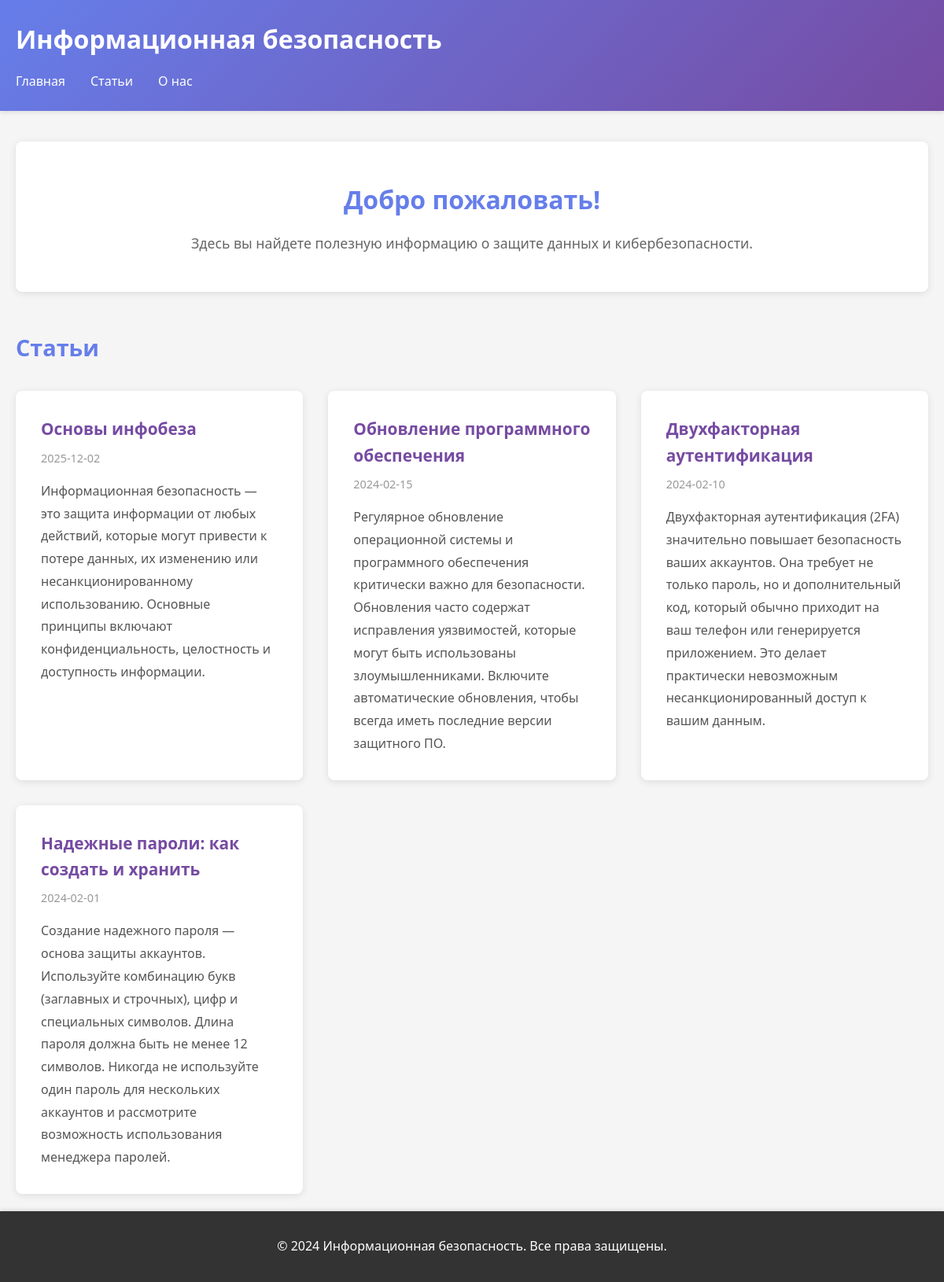
The page / on the database its author committed.
### tables this page shows
CREATE TABLE articles (
            id INTEGER PRIMARY KEY AUTOINCREMENT,
            title TEXT NOT NULL,
            content TEXT NOT NULL,
            date TEXT NOT NULL
        );

### app.py (the view)
@app.route('/')
def index():
    conn = get_db()
    articles = conn.execute('SELECT * FROM articles ORDER BY date DESC').fetchall()
    conn.close()
    articles_list = [dict(article) for article in articles]
    return render_template('index.html', articles=articles_list)

### app.py (called while the page is built)
@app.before_request
def force_https():
    cert_file = 'ssl/cert.pem'
    key_file = 'ssl/key.pem'
    if os.path.exists(cert_file) and os.path.exists(key_file):
        if request.url.startswith('http://'):
            url = request.url.replace('http://', 'https://', 1)
            return redirect(url, code=301)

@app.after_request
def add_security_headers(response):
    cert_file = 'ssl/cert.pem'
    key_file = 'ssl/key.pem'
    if os.path.exists(cert_file) and os.path.exists(key_file):
        response.headers['Strict-Transport-Security'] = 'max-age=31536000; includeSubDomains'
    response.headers['X-Content-Type-Options'] = 'nosniff'
    response.headers['X-XSS-Protection'] = '1; mode=block'
    response.headers['X-Frame-Options'] = 'SAMEORIGIN'
    return response

def get_db():
    conn = sqlite3.connect(DATABASE)
    conn.row_factory = sqlite3.Row
    return conn

### templates/index.html (shortened to what this page needs)
{% extends "base.html" %}
{% block content %}
<section class="hero">
    <h2>Добро пожаловать!</h2>
    <p>Здесь вы найдете полезную информацию о защите данных и кибербезопасности.</p>
</section>
<section id="articles" class="articles">
    <h2>Статьи</h2>
    <div class="articles-grid">
        {% for article in articles %}
        <article class="article-card">
            <a href="{{ url_for('article', article_id=article.id) }}" class="article-link">
                <h3>{{ article.title }}</h3>
                <p class="article-date">{{ article.date }}</p>
                <p class="article-content">{{ article.content }}</p>
            </a>
        </article>
        {% endfor %}
    </div>
</section>
{% endblock %}

### templates/base.html (shortened to what this page needs)
<!DOCTYPE html>
<html lang="ru">
<head>
    <link rel="stylesheet" href="{{ url_for('static', filename='css/style.css') }}">
</head>
<body>
    <header>
        <div class="container">
            <h1>Информационная безопасность</h1>
            <nav>
                <ul>
                    <li><a href="{{ url_for('index') }}">Главная</a></li>
                    <li><a href="{{ url_for('index') }}#articles">Статьи</a></li>
                    <li><a href="{{ url_for('about') }}">О нас</a></li>
                </ul>
            </nav>
        </div>
    </header>
    <main class="container">
        {% block content %}{% endblock %}
    </main>
    <footer>
        <div class="container">
            <p>&copy; 2024 Информационная безопасность. Все права защищены.</p>
        </div>
    </footer>
</body>
</html>

### static/css/style.css (style rules this page uses)
* { margin: 0; padding: 0; box-sizing: border-box; }
body { font-family: 'Segoe UI', Tahoma, Geneva, Verdana, sans-serif; line-height: 1.6; color: #333; background-color: #f5f5f5; padding-top: 180px; padding-bottom: 80px; }
.container { max-width: 1200px; margin: 0 auto; padding: 0 20px; }
header { position: fixed; top: 0; left: 0; width: 100%; background: linear-gradient(135deg, #667eea 0%, #764ba2 100%); color: white; padding: 1.5rem 0; box-shadow: 0 2px 5px rgba(0,0,0,0.1); z-index: 1000; }
header h1 { margin-bottom: 1rem; font-size: 2rem; }
nav ul { list-style: none; display: flex; gap: 2rem; flex-wrap: wrap; }
nav a { color: white; text-decoration: none; font-weight: 500; transition: opacity 0.3s; }
main { min-height: calc(100vh - 260px); padding: 2rem 0; }
.hero { background: white; padding: 3rem; border-radius: 8px; margin-bottom: 3rem; box-shadow: 0 2px 10px rgba(0,0,0,0.1); text-align: center; }
.hero h2 { color: #667eea; margin-bottom: 1rem; font-size: 2rem; }
.hero p { font-size: 1.1rem; color: #666; }
.articles { margin-top: 3rem; }
.articles h2 { color: #667eea; margin-bottom: 2rem; font-size: 1.8rem; }
.articles-grid { display: grid; grid-template-columns: repeat(auto-fit, minmax(300px, 1fr)); gap: 2rem; margin-bottom: 2rem; }
.article-card { background: white; padding: 2rem; border-radius: 8px; box-shadow: 0 2px 10px rgba(0,0,0,0.1); transition: transform 0.3s, box-shadow 0.3s; }
.article-link { text-decoration: none; color: inherit; display: block; }
.article-card h3 { color: #764ba2; margin-bottom: 0.5rem; font-size: 1.3rem; }
.article-date { color: #999; font-size: 0.9rem; margin-bottom: 1rem; }
.article-content { color: #555; line-height: 1.8; }
footer { position: fixed; bottom: 0; left: 0; width: 100%; background: #333; color: white; text-align: center; padding: 2rem 0; z-index: 1000; box-shadow: 0 -2px 5px rgba(0,0,0,0.1); }
footer p { margin: 0; }

### rows shown on the page
articles: title "Основы инфобеза", date "2025-12-02", content "Информационная безопасность — это защита информации от любых действий, которые могут привести к потере данных, их изменению или несанкционированному использованию. Основные принципы включают конфиденциальность, целостность и доступность информации."
articles: title "Обновление программного обеспечения", date "2024-02-15", content "Регулярное обновление операционной системы и программного обеспечения критически важно для безопасности. Обновления часто содержат исправления уязвимостей, которые могут быть использованы злоумышленниками. Включите автоматические обновления, чтобы всегда иметь последние версии защитного ПО."
articles: title "Двухфакторная аутентификация", date "2024-02-10", content "Двухфакторная аутентификация (2FA) значительно повышает безопасность ваших аккаунтов. Она требует не только пароль, но и дополнительный код, который обычно приходит на ваш телефон или генерируется приложением. Это делает практически невозможным несанкционированный доступ к вашим данным."
articles: title "Надежные пароли: как создать и хранить", date "2024-02-01", content "Создание надежного пароля — основа защиты аккаунтов. Используйте комбинацию букв (заглавных и строчных), цифр и специальных символов. Длина пароля должна быть не менее 12 символов. Никогда не используйте один пароль для нескольких аккаунтов и рассмотрите возможность использования менеджера паролей."
